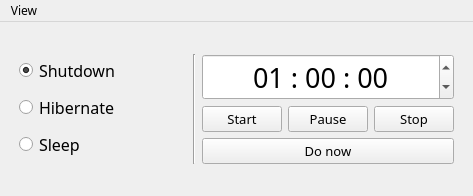
<?xml version="1.0" encoding="UTF-8"?>
<ui version="4.0">
 <class>MainWindow</class>
 <widget class="QMainWindow" name="MainWindow">
  <property name="geometry">
   <rect>
    <x>0</x>
    <y>0</y>
    <width>473</width>
    <height>196</height>
   </rect>
  </property>
  <property name="font">
   <font>
    <family>Atkinson Hyperlegible</family>
   </font>
  </property>
  <property name="windowTitle">
   <string>MainWindow</string>
  </property>
  <widget class="QWidget" name="centralwidget">
   <layout class="QVBoxLayout" name="verticalLayout_7">
    <item>
     <layout class="QHBoxLayout" name="main_layout">
      <property name="leftMargin">
       <number>10</number>
      </property>
      <property name="topMargin">
       <number>5</number>
      </property>
      <property name="rightMargin">
       <number>10</number>
      </property>
      <property name="bottomMargin">
       <number>5</number>
      </property>
      <item>
       <layout class="QVBoxLayout" name="left_layout">
        <item>
         <widget class="QRadioButton" name="shutdown_radioButton">
          <property name="font">
           <font>
            <family>Atkinson Hyperlegible</family>
            <pointsize>12</pointsize>
           </font>
          </property>
          <property name="text">
           <string>Shutdown</string>
          </property>
          <property name="checked">
           <bool>true</bool>
          </property>
         </widget>
        </item>
        <item>
         <widget class="QRadioButton" name="hibernate_radioButton">
          <property name="font">
           <font>
            <family>Atkinson Hyperlegible</family>
            <pointsize>12</pointsize>
           </font>
          </property>
          <property name="text">
           <string>Hibernate</string>
          </property>
         </widget>
        </item>
        <item>
         <widget class="QRadioButton" name="sleep_radioButton">
          <property name="font">
           <font>
            <family>Atkinson Hyperlegible</family>
            <pointsize>12</pointsize>
           </font>
          </property>
          <property name="text">
           <string>Sleep</string>
          </property>
         </widget>
        </item>
       </layout>
      </item>
      <item>
       <widget class="Line" name="line">
        <property name="orientation">
         <enum>Qt::Vertical</enum>
        </property>
       </widget>
      </item>
      <item>
       <layout class="QVBoxLayout" name="right_layout">
        <item>
         <widget class="QTimeEdit" name="timeEdit">
          <property name="font">
           <font>
            <family>Atkinson Hyperlegible</family>
            <pointsize>20</pointsize>
           </font>
          </property>
          <property name="alignment">
           <set>Qt::AlignCenter</set>
          </property>
          <property name="currentSection">
           <enum>QDateTimeEdit::HourSection</enum>
          </property>
          <property name="displayFormat">
           <string>HH : mm : ss</string>
          </property>
          <property name="time">
           <time>
            <hour>1</hour>
            <minute>0</minute>
            <second>0</second>
           </time>
          </property>
         </widget>
        </item>
        <item>
         <layout class="QHBoxLayout" name="button_layout">
          <item>
           <widget class="QPushButton" name="start_button">
            <property name="font">
             <font>
              <family>Atkinson Hyperlegible</family>
              <pointsize>10</pointsize>
             </font>
            </property>
            <property name="text">
             <string>Start</string>
            </property>
           </widget>
          </item>
          <item>
           <widget class="QPushButton" name="pause_button">
            <property name="font">
             <font>
              <family>Atkinson Hyperlegible</family>
              <pointsize>10</pointsize>
             </font>
            </property>
            <property name="text">
             <string>Pause</string>
            </property>
           </widget>
          </item>
          <item>
           <widget class="QPushButton" name="stop_button">
            <property name="font">
             <font>
              <family>Atkinson Hyperlegible</family>
              <pointsize>10</pointsize>
             </font>
            </property>
            <property name="text">
             <string>Stop</string>
            </property>
           </widget>
          </item>
         </layout>
        </item>
        <item>
         <widget class="QPushButton" name="donow_button">
          <property name="font">
           <font>
            <family>Atkinson Hyperlegible</family>
            <pointsize>10</pointsize>
           </font>
          </property>
          <property name="text">
           <string>Do now</string>
          </property>
         </widget>
        </item>
       </layout>
      </item>
     </layout>
    </item>
   </layout>
  </widget>
  <widget class="QMenuBar" name="menubar">
   <property name="geometry">
    <rect>
     <x>0</x>
     <y>0</y>
     <width>473</width>
     <height>27</height>
    </rect>
   </property>
   <widget class="QMenu" name="menuView">
    <property name="title">
     <string>View</string>
    </property>
    <addaction name="actionSet_default_style"/>
    <addaction name="actionSet_dark_style"/>
   </widget>
   <addaction name="menuView"/>
  </widget>
  <action name="actionSet_default_style">
   <property name="text">
    <string>Set Default Style</string>
   </property>
  </action>
  <action name="actionSet_dark_style">
   <property name="text">
    <string>Set Dark Style</string>
   </property>
  </action>
 </widget>
 <resources/>
 <connections/>
</ui>
